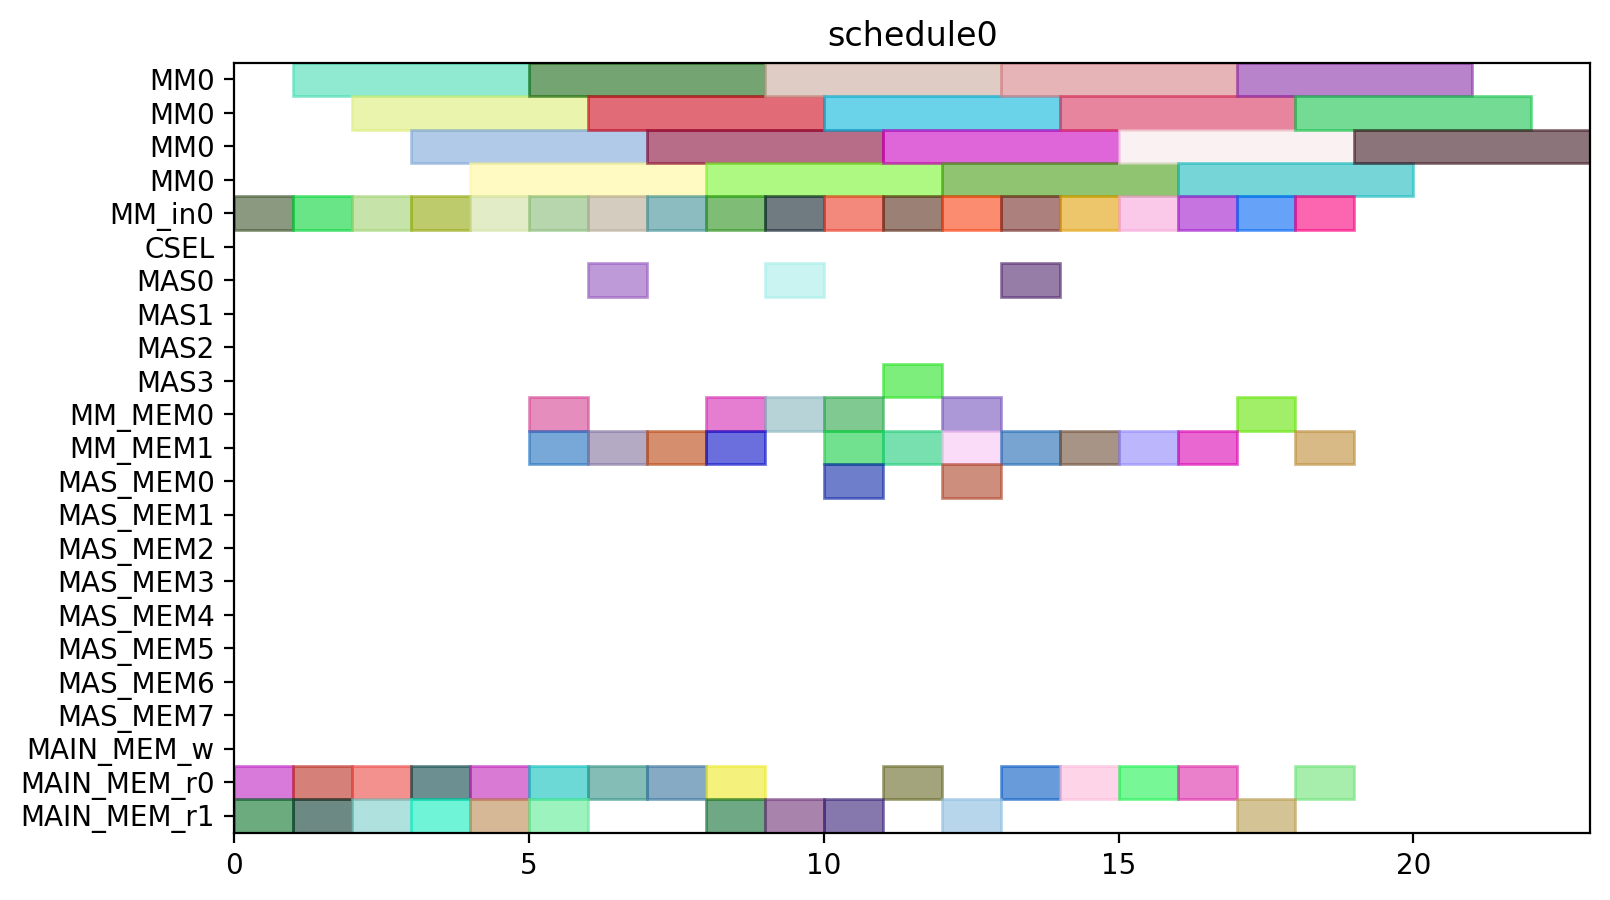

Generate this figure with Python:
from pyschedule import Scenario, solvers, plotters, alt


def solve():
	horizon = 120
	S = Scenario("schedule0", horizon=horizon)

	# resource
	MM = S.Resources('MM', num=1, size=4)
	MM_in = S.Resources('MM_in', num=1)
	CSEL = S.Resource('CSEL')
	MAS = S.Resources('MAS', num=4, size=1, periods=range(1, horizon))
	MM_MEM = S.Resources('MM_MEM', num=2)
	MAS_MEM = S.Resources('MAS_MEM', num=8)
	MAIN_MEM_w = S.Resource('MAIN_MEM_w', size=1)
	MAIN_MEM_r = S.Resources('MAIN_MEM_r', num=2)

	# result of previous scheduling

	# new tasks
	Z_exp2 = S.Task('Z_exp2', length=4, delay_cost=1)
	Z_exp2 += alt(MM)
	Z_exp2_in = S.Task('Z_exp2_in', length=1, delay_cost=1)
	Z_exp2_in += alt(MM_in)
	S += Z_exp2_in*MM_in[0]<=Z_exp2*MM[0]
	Z_exp2_mem0 = S.Task('Z_exp2_mem0', length=1, delay_cost=1)
	Z_exp2_mem0 += MAIN_MEM_r[0]
	S += Z_exp2_mem0 <= Z_exp2

	Z_exp2_mem1 = S.Task('Z_exp2_mem1', length=1, delay_cost=1)
	Z_exp2_mem1 += MAIN_MEM_r[1]
	S += Z_exp2_mem1 <= Z_exp2

	NX0 = S.Task('NX0', length=4, delay_cost=1)
	NX0 += alt(MM)
	NX0_in = S.Task('NX0_in', length=1, delay_cost=1)
	NX0_in += alt(MM_in)
	S += NX0_in*MM_in[0]<=NX0*MM[0]
	NX0_mem0 = S.Task('NX0_mem0', length=1, delay_cost=1)
	NX0_mem0 += MAIN_MEM_r[0]
	S += NX0_mem0 <= NX0

	NX0_mem1 = S.Task('NX0_mem1', length=1, delay_cost=1)
	NX0_mem1 += MAIN_MEM_r[1]
	S += NX0_mem1 <= NX0

	k0_10_Z1 = S.Task('k0_10_Z1', length=4, delay_cost=1)
	k0_10_Z1 += alt(MM)
	k0_10_Z1_in = S.Task('k0_10_Z1_in', length=1, delay_cost=1)
	k0_10_Z1_in += alt(MM_in)
	S += k0_10_Z1_in*MM_in[0]<=k0_10_Z1*MM[0]
	k0_10_Z1_mem0 = S.Task('k0_10_Z1_mem0', length=1, delay_cost=1)
	k0_10_Z1_mem0 += MAIN_MEM_r[0]
	S += k0_10_Z1_mem0 <= k0_10_Z1

	k0_10_Z1_mem1 = S.Task('k0_10_Z1_mem1', length=1, delay_cost=1)
	k0_10_Z1_mem1 += MAIN_MEM_r[1]
	S += k0_10_Z1_mem1 <= k0_10_Z1

	DX0 = S.Task('DX0', length=4, delay_cost=1)
	DX0 += alt(MM)
	DX0_in = S.Task('DX0_in', length=1, delay_cost=1)
	DX0_in += alt(MM_in)
	S += DX0_in*MM_in[0]<=DX0*MM[0]
	DX0_mem0 = S.Task('DX0_mem0', length=1, delay_cost=1)
	DX0_mem0 += MAIN_MEM_r[0]
	S += DX0_mem0 <= DX0

	DX0_mem1 = S.Task('DX0_mem1', length=1, delay_cost=1)
	DX0_mem1 += MAIN_MEM_r[1]
	S += DX0_mem1 <= DX0

	NY0 = S.Task('NY0', length=4, delay_cost=1)
	NY0 += alt(MM)
	NY0_in = S.Task('NY0_in', length=1, delay_cost=1)
	NY0_in += alt(MM_in)
	S += NY0_in*MM_in[0]<=NY0*MM[0]
	NY0_mem0 = S.Task('NY0_mem0', length=1, delay_cost=1)
	NY0_mem0 += MAIN_MEM_r[0]
	S += NY0_mem0 <= NY0

	NY0_mem1 = S.Task('NY0_mem1', length=1, delay_cost=1)
	NY0_mem1 += MAIN_MEM_r[1]
	S += NY0_mem1 <= NY0

	k2_14_Z1 = S.Task('k2_14_Z1', length=4, delay_cost=1)
	k2_14_Z1 += alt(MM)
	k2_14_Z1_in = S.Task('k2_14_Z1_in', length=1, delay_cost=1)
	k2_14_Z1_in += alt(MM_in)
	S += k2_14_Z1_in*MM_in[0]<=k2_14_Z1*MM[0]
	k2_14_Z1_mem0 = S.Task('k2_14_Z1_mem0', length=1, delay_cost=1)
	k2_14_Z1_mem0 += MAIN_MEM_r[0]
	S += k2_14_Z1_mem0 <= k2_14_Z1

	k2_14_Z1_mem1 = S.Task('k2_14_Z1_mem1', length=1, delay_cost=1)
	k2_14_Z1_mem1 += MAIN_MEM_r[1]
	S += k2_14_Z1_mem1 <= k2_14_Z1

	DY0 = S.Task('DY0', length=4, delay_cost=1)
	DY0 += alt(MM)
	DY0_in = S.Task('DY0_in', length=1, delay_cost=1)
	DY0_in += alt(MM_in)
	S += DY0_in*MM_in[0]<=DY0*MM[0]
	DY0_mem0 = S.Task('DY0_mem0', length=1, delay_cost=1)
	DY0_mem0 += MAIN_MEM_r[0]
	S += DY0_mem0 <= DY0

	DY0_mem1 = S.Task('DY0_mem1', length=1, delay_cost=1)
	DY0_mem1 += MAIN_MEM_r[1]
	S += DY0_mem1 <= DY0

	Z_exp3 = S.Task('Z_exp3', length=4, delay_cost=1)
	Z_exp3 += alt(MM)
	Z_exp3_in = S.Task('Z_exp3_in', length=1, delay_cost=1)
	Z_exp3_in += alt(MM_in)
	S += Z_exp3_in*MM_in[0]<=Z_exp3*MM[0]
	Z_exp3_mem0 = S.Task('Z_exp3_mem0', length=1, delay_cost=1)
	Z_exp3_mem0 += alt(MM_MEM)
	S += (Z_exp2*MM[0])-1 < Z_exp3_mem0*MM_MEM[0]
	S += Z_exp3_mem0 <= Z_exp3

	Z_exp3_mem1 = S.Task('Z_exp3_mem1', length=1, delay_cost=1)
	Z_exp3_mem1 += MAIN_MEM_r[1]
	S += Z_exp3_mem1 <= Z_exp3

	NX1_ = S.Task('NX1_', length=1, delay_cost=1)
	NX1_ += alt(MAS)
	NX1__mem0 = S.Task('NX1__mem0', length=1, delay_cost=1)
	NX1__mem0 += alt(MM_MEM)
	S += (NX0*MM[0])-1 < NX1__mem0*MM_MEM[0]
	S += NX1__mem0 <= NX1_

	NX1__mem1 = S.Task('NX1__mem1', length=1, delay_cost=1)
	NX1__mem1 += alt(MM_MEM)
	S += (k0_10_Z1*MM[0])-1 < NX1__mem1*MM_MEM[1]
	S += NX1__mem1 <= NX1_

	k0_9_Z2 = S.Task('k0_9_Z2', length=4, delay_cost=1)
	k0_9_Z2 += alt(MM)
	k0_9_Z2_in = S.Task('k0_9_Z2_in', length=1, delay_cost=1)
	k0_9_Z2_in += alt(MM_in)
	S += k0_9_Z2_in*MM_in[0]<=k0_9_Z2*MM[0]
	k0_9_Z2_mem0 = S.Task('k0_9_Z2_mem0', length=1, delay_cost=1)
	k0_9_Z2_mem0 += MAIN_MEM_r[0]
	S += k0_9_Z2_mem0 <= k0_9_Z2

	k0_9_Z2_mem1 = S.Task('k0_9_Z2_mem1', length=1, delay_cost=1)
	k0_9_Z2_mem1 += alt(MM_MEM)
	S += (Z_exp2*MM[0])-1 < k0_9_Z2_mem1*MM_MEM[1]
	S += k0_9_Z2_mem1 <= k0_9_Z2

	k1_9_Z2 = S.Task('k1_9_Z2', length=4, delay_cost=1)
	k1_9_Z2 += alt(MM)
	k1_9_Z2_in = S.Task('k1_9_Z2_in', length=1, delay_cost=1)
	k1_9_Z2_in += alt(MM_in)
	S += k1_9_Z2_in*MM_in[0]<=k1_9_Z2*MM[0]
	k1_9_Z2_mem0 = S.Task('k1_9_Z2_mem0', length=1, delay_cost=1)
	k1_9_Z2_mem0 += MAIN_MEM_r[0]
	S += k1_9_Z2_mem0 <= k1_9_Z2

	k1_9_Z2_mem1 = S.Task('k1_9_Z2_mem1', length=1, delay_cost=1)
	k1_9_Z2_mem1 += alt(MM_MEM)
	S += (Z_exp2*MM[0])-1 < k1_9_Z2_mem1*MM_MEM[1]
	S += k1_9_Z2_mem1 <= k1_9_Z2

	NY1_ = S.Task('NY1_', length=1, delay_cost=1)
	NY1_ += alt(MAS)
	NY1__mem0 = S.Task('NY1__mem0', length=1, delay_cost=1)
	NY1__mem0 += alt(MM_MEM)
	S += (NY0*MM[0])-1 < NY1__mem0*MM_MEM[0]
	S += NY1__mem0 <= NY1_

	NY1__mem1 = S.Task('NY1__mem1', length=1, delay_cost=1)
	NY1__mem1 += alt(MM_MEM)
	S += (k2_14_Z1*MM[0])-1 < NY1__mem1*MM_MEM[1]
	S += NY1__mem1 <= NY1_

	k2_13_Z2 = S.Task('k2_13_Z2', length=4, delay_cost=1)
	k2_13_Z2 += alt(MM)
	k2_13_Z2_in = S.Task('k2_13_Z2_in', length=1, delay_cost=1)
	k2_13_Z2_in += alt(MM_in)
	S += k2_13_Z2_in*MM_in[0]<=k2_13_Z2*MM[0]
	k2_13_Z2_mem0 = S.Task('k2_13_Z2_mem0', length=1, delay_cost=1)
	k2_13_Z2_mem0 += MAIN_MEM_r[0]
	S += k2_13_Z2_mem0 <= k2_13_Z2

	k2_13_Z2_mem1 = S.Task('k2_13_Z2_mem1', length=1, delay_cost=1)
	k2_13_Z2_mem1 += alt(MM_MEM)
	S += (Z_exp2*MM[0])-1 < k2_13_Z2_mem1*MM_MEM[1]
	S += k2_13_Z2_mem1 <= k2_13_Z2

	k3_14_Z2 = S.Task('k3_14_Z2', length=4, delay_cost=1)
	k3_14_Z2 += alt(MM)
	k3_14_Z2_in = S.Task('k3_14_Z2_in', length=1, delay_cost=1)
	k3_14_Z2_in += alt(MM_in)
	S += k3_14_Z2_in*MM_in[0]<=k3_14_Z2*MM[0]
	k3_14_Z2_mem0 = S.Task('k3_14_Z2_mem0', length=1, delay_cost=1)
	k3_14_Z2_mem0 += MAIN_MEM_r[0]
	S += k3_14_Z2_mem0 <= k3_14_Z2

	k3_14_Z2_mem1 = S.Task('k3_14_Z2_mem1', length=1, delay_cost=1)
	k3_14_Z2_mem1 += alt(MM_MEM)
	S += (Z_exp2*MM[0])-1 < k3_14_Z2_mem1*MM_MEM[1]
	S += k3_14_Z2_mem1 <= k3_14_Z2

	Z_exp4 = S.Task('Z_exp4', length=4, delay_cost=1)
	Z_exp4 += alt(MM)
	Z_exp4_in = S.Task('Z_exp4_in', length=1, delay_cost=1)
	Z_exp4_in += alt(MM_in)
	S += Z_exp4_in*MM_in[0]<=Z_exp4*MM[0]
	Z_exp4_mem0 = S.Task('Z_exp4_mem0', length=1, delay_cost=1)
	Z_exp4_mem0 += alt(MM_MEM)
	S += (Z_exp3*MM[0])-1 < Z_exp4_mem0*MM_MEM[0]
	S += Z_exp4_mem0 <= Z_exp4

	Z_exp4_mem1 = S.Task('Z_exp4_mem1', length=1, delay_cost=1)
	Z_exp4_mem1 += MAIN_MEM_r[1]
	S += Z_exp4_mem1 <= Z_exp4

	NX1 = S.Task('NX1', length=4, delay_cost=1)
	NX1 += alt(MM)
	NX1_in = S.Task('NX1_in', length=1, delay_cost=1)
	NX1_in += alt(MM_in)
	S += NX1_in*MM_in[0]<=NX1*MM[0]
	NX1_mem0 = S.Task('NX1_mem0', length=1, delay_cost=1)
	NX1_mem0 += alt(MAS_MEM)
	S += (NX1_*MAS[0])-1 < NX1_mem0*MAS_MEM[0]
	S += (NX1_*MAS[1])-1 < NX1_mem0*MAS_MEM[2]
	S += (NX1_*MAS[2])-1 < NX1_mem0*MAS_MEM[4]
	S += (NX1_*MAS[3])-1 < NX1_mem0*MAS_MEM[6]
	S += NX1_mem0 <= NX1

	NX1_mem1 = S.Task('NX1_mem1', length=1, delay_cost=1)
	NX1_mem1 += MAIN_MEM_r[1]
	S += NX1_mem1 <= NX1

	k0_8_Z3 = S.Task('k0_8_Z3', length=4, delay_cost=1)
	k0_8_Z3 += alt(MM)
	k0_8_Z3_in = S.Task('k0_8_Z3_in', length=1, delay_cost=1)
	k0_8_Z3_in += alt(MM_in)
	S += k0_8_Z3_in*MM_in[0]<=k0_8_Z3*MM[0]
	k0_8_Z3_mem0 = S.Task('k0_8_Z3_mem0', length=1, delay_cost=1)
	k0_8_Z3_mem0 += MAIN_MEM_r[0]
	S += k0_8_Z3_mem0 <= k0_8_Z3

	k0_8_Z3_mem1 = S.Task('k0_8_Z3_mem1', length=1, delay_cost=1)
	k0_8_Z3_mem1 += alt(MM_MEM)
	S += (Z_exp3*MM[0])-1 < k0_8_Z3_mem1*MM_MEM[1]
	S += k0_8_Z3_mem1 <= k0_8_Z3

	DX1_ = S.Task('DX1_', length=1, delay_cost=1)
	DX1_ += alt(MAS)
	DX1__mem0 = S.Task('DX1__mem0', length=1, delay_cost=1)
	DX1__mem0 += alt(MM_MEM)
	S += (DX0*MM[0])-1 < DX1__mem0*MM_MEM[0]
	S += DX1__mem0 <= DX1_

	DX1__mem1 = S.Task('DX1__mem1', length=1, delay_cost=1)
	DX1__mem1 += alt(MM_MEM)
	S += (k1_9_Z2*MM[0])-1 < DX1__mem1*MM_MEM[1]
	S += DX1__mem1 <= DX1_

	k1_8_Z3 = S.Task('k1_8_Z3', length=4, delay_cost=1)
	k1_8_Z3 += alt(MM)
	k1_8_Z3_in = S.Task('k1_8_Z3_in', length=1, delay_cost=1)
	k1_8_Z3_in += alt(MM_in)
	S += k1_8_Z3_in*MM_in[0]<=k1_8_Z3*MM[0]
	k1_8_Z3_mem0 = S.Task('k1_8_Z3_mem0', length=1, delay_cost=1)
	k1_8_Z3_mem0 += MAIN_MEM_r[0]
	S += k1_8_Z3_mem0 <= k1_8_Z3

	k1_8_Z3_mem1 = S.Task('k1_8_Z3_mem1', length=1, delay_cost=1)
	k1_8_Z3_mem1 += alt(MM_MEM)
	S += (Z_exp3*MM[0])-1 < k1_8_Z3_mem1*MM_MEM[1]
	S += k1_8_Z3_mem1 <= k1_8_Z3

	NY1 = S.Task('NY1', length=4, delay_cost=1)
	NY1 += alt(MM)
	NY1_in = S.Task('NY1_in', length=1, delay_cost=1)
	NY1_in += alt(MM_in)
	S += NY1_in*MM_in[0]<=NY1*MM[0]
	NY1_mem0 = S.Task('NY1_mem0', length=1, delay_cost=1)
	NY1_mem0 += alt(MAS_MEM)
	S += (NY1_*MAS[0])-1 < NY1_mem0*MAS_MEM[0]
	S += (NY1_*MAS[1])-1 < NY1_mem0*MAS_MEM[2]
	S += (NY1_*MAS[2])-1 < NY1_mem0*MAS_MEM[4]
	S += (NY1_*MAS[3])-1 < NY1_mem0*MAS_MEM[6]
	S += NY1_mem0 <= NY1

	NY1_mem1 = S.Task('NY1_mem1', length=1, delay_cost=1)
	NY1_mem1 += MAIN_MEM_r[1]
	S += NY1_mem1 <= NY1

	k2_12_Z3 = S.Task('k2_12_Z3', length=4, delay_cost=1)
	k2_12_Z3 += alt(MM)
	k2_12_Z3_in = S.Task('k2_12_Z3_in', length=1, delay_cost=1)
	k2_12_Z3_in += alt(MM_in)
	S += k2_12_Z3_in*MM_in[0]<=k2_12_Z3*MM[0]
	k2_12_Z3_mem0 = S.Task('k2_12_Z3_mem0', length=1, delay_cost=1)
	k2_12_Z3_mem0 += MAIN_MEM_r[0]
	S += k2_12_Z3_mem0 <= k2_12_Z3

	k2_12_Z3_mem1 = S.Task('k2_12_Z3_mem1', length=1, delay_cost=1)
	k2_12_Z3_mem1 += alt(MM_MEM)
	S += (Z_exp3*MM[0])-1 < k2_12_Z3_mem1*MM_MEM[1]
	S += k2_12_Z3_mem1 <= k2_12_Z3

	DY1_ = S.Task('DY1_', length=1, delay_cost=1)
	DY1_ += alt(MAS)
	DY1__mem0 = S.Task('DY1__mem0', length=1, delay_cost=1)
	DY1__mem0 += alt(MM_MEM)
	S += (DY0*MM[0])-1 < DY1__mem0*MM_MEM[0]
	S += DY1__mem0 <= DY1_

	DY1__mem1 = S.Task('DY1__mem1', length=1, delay_cost=1)
	DY1__mem1 += alt(MM_MEM)
	S += (k3_14_Z2*MM[0])-1 < DY1__mem1*MM_MEM[1]
	S += DY1__mem1 <= DY1_

	k3_13_Z3 = S.Task('k3_13_Z3', length=4, delay_cost=1)
	k3_13_Z3 += alt(MM)
	k3_13_Z3_in = S.Task('k3_13_Z3_in', length=1, delay_cost=1)
	k3_13_Z3_in += alt(MM_in)
	S += k3_13_Z3_in*MM_in[0]<=k3_13_Z3*MM[0]
	k3_13_Z3_mem0 = S.Task('k3_13_Z3_mem0', length=1, delay_cost=1)
	k3_13_Z3_mem0 += MAIN_MEM_r[0]
	S += k3_13_Z3_mem0 <= k3_13_Z3

	k3_13_Z3_mem1 = S.Task('k3_13_Z3_mem1', length=1, delay_cost=1)
	k3_13_Z3_mem1 += alt(MM_MEM)
	S += (Z_exp3*MM[0])-1 < k3_13_Z3_mem1*MM_MEM[1]
	S += k3_13_Z3_mem1 <= k3_13_Z3

	solvers.mip.solve(S,msg=1,kind='CPLEX',ratio_gap=1.01)

	solution = [['hoge']*len(S.solution()[1]) for i in range(len(S.solution()))]
	for i in range(len(S.solution())):
		for j in range(len(S.solution()[i])):
			solution[i][j]=str(S.solution()[i][j])
	print(solution)

	cycles = int(solution[-1][3])

	pic_file_name = "/home/mfukuda/ABE/multiRAM_multiMAS_16mux/scheduling_result/stage4MM1_stage1MAS4/ISOGENY/schedule0.png"
	if(S.solution() != []):
		plotters.matplotlib.plot(S,img_filename=pic_file_name, show_task_labels=False, fig_size=(cycles*0.25+3, 5))

	return solution
